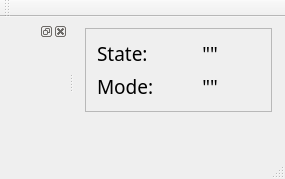
<?xml version="1.0" encoding="UTF-8"?>
<ui version="4.0">
 <class>MainWindow</class>
 <widget class="QMainWindow" name="MainWindow">
  <property name="geometry">
   <rect>
    <x>0</x>
    <y>0</y>
    <width>285</width>
    <height>179</height>
   </rect>
  </property>
  <property name="font">
   <font>
    <family>Source Code Pro</family>
    <pointsize>14</pointsize>
   </font>
  </property>
  <property name="windowTitle">
   <string>MainWindow</string>
  </property>
  <widget class="QWidget" name="centralWidget">
   <layout class="QGridLayout" name="gridLayout">
    <item row="0" column="0">
     <widget class="QFrame" name="frame">
      <property name="frameShape">
       <enum>QFrame::StyledPanel</enum>
      </property>
      <property name="frameShadow">
       <enum>QFrame::Raised</enum>
      </property>
      <layout class="QFormLayout" name="formLayout">
       <item row="0" column="0">
        <widget class="QLabel" name="label">
         <property name="text">
          <string>State:</string>
         </property>
        </widget>
       </item>
       <item row="1" column="0">
        <widget class="QLabel" name="label_2">
         <property name="text">
          <string>Mode:</string>
         </property>
        </widget>
       </item>
       <item row="0" column="1">
        <widget class="QLabel" name="lblState">
         <property name="minimumSize">
          <size>
           <width>100</width>
           <height>0</height>
          </size>
         </property>
         <property name="text">
          <string>&quot;&quot;</string>
         </property>
         <property name="alignment">
          <set>Qt::AlignCenter</set>
         </property>
        </widget>
       </item>
       <item row="1" column="1">
        <widget class="QLabel" name="lblMode">
         <property name="minimumSize">
          <size>
           <width>100</width>
           <height>0</height>
          </size>
         </property>
         <property name="text">
          <string>&quot;&quot;</string>
         </property>
         <property name="alignment">
          <set>Qt::AlignCenter</set>
         </property>
        </widget>
       </item>
      </layout>
     </widget>
    </item>
    <item row="1" column="0">
     <spacer name="verticalSpacer">
      <property name="orientation">
       <enum>Qt::Vertical</enum>
      </property>
      <property name="sizeHint" stdset="0">
       <size>
        <width>20</width>
        <height>40</height>
       </size>
      </property>
     </spacer>
    </item>
    <item row="0" column="1">
     <spacer name="horizontalSpacer">
      <property name="orientation">
       <enum>Qt::Horizontal</enum>
      </property>
      <property name="sizeHint" stdset="0">
       <size>
        <width>40</width>
        <height>20</height>
       </size>
      </property>
     </spacer>
    </item>
   </layout>
  </widget>
  <widget class="QMenuBar" name="menuBar">
   <property name="geometry">
    <rect>
     <x>0</x>
     <y>0</y>
     <width>285</width>
     <height>25</height>
    </rect>
   </property>
  </widget>
  <widget class="QToolBar" name="mainToolBar">
   <attribute name="toolBarArea">
    <enum>TopToolBarArea</enum>
   </attribute>
   <attribute name="toolBarBreak">
    <bool>false</bool>
   </attribute>
  </widget>
  <widget class="QStatusBar" name="statusBar"/>
  <widget class="QDockWidget" name="dockWidget">
   <attribute name="dockWidgetArea">
    <number>1</number>
   </attribute>
   <widget class="QWidget" name="dockWidgetContents"/>
  </widget>
 </widget>
 <layoutdefault spacing="6" margin="11"/>
 <resources/>
 <connections/>
</ui>
